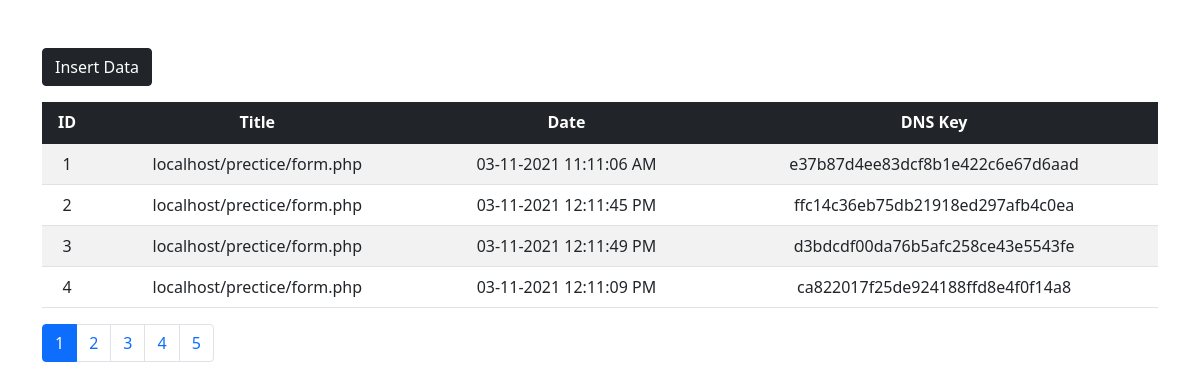
The page / on the database its author committed.
### tables this page shows
CREATE TABLE `pagi` (
  `ID` int(11) NOT NULL,
  `Title` varchar(255) NOT NULL,
  `Date` varchar(255) NOT NULL,
  `DNS_Key` varchar(255) NOT NULL
);

### index.php (the view, shortened to what this page needs)
<?php
include './db.php';
$startPage = 0;
$perpage = 4;
$currentPage = 1;
$total_records = mysqli_num_rows(mysqli_query($connnect, "SELECT * FROM pagi"));
$pagenumbers = ceil($total_records / $perpage);
$query = "SELECT * FROM pagi LIMIT $startPage,$perpage";
$stm = mysqli_query($connnect, $query);
?>
<!DOCTYPE html>
<html lang="en">
<head>
    <link href="https://cdn.jsdelivr.net/npm/bootstrap@5.1.3/dist/css/bootstrap.min.css" rel="stylesheet">
</head>
<body>
    <div class="container mt-5">
        <p><a href="./form.php" class="btn btn-dark"> Insert Data </a></p>
        <div class="table-responsive">
            <table class="table table-striped text-center">
                <thead class="bg-dark text-white">
                    <tr>
                        <th scope="col">ID</th>
                        <th scope="col">Title</th>
                        <th scope="col">Date</th>
                        <th scope="col">DNS Key</th>
                    </tr>
                </thead>
                <tbody>
                    <?php
                    if (mysqli_num_rows($stm) > 0) {
                        while ($data = mysqli_fetch_assoc($stm)) {
                            echo '<tr>
                            <td>' . $data['ID'] . '</td>
                            <td>' . $data['Title'] . '</td>
                            <td>' . $data['Date'] . '</td>
                            <td>' . $data['DNS_Key'] . '</td>
                            </tr>';
                        }
                    } else {
                        echo '<tr><td colspan="5">No Record Found</td></tr>';
                    }
                    ?>
                </tbody>
            </table>
        </div>
        <div class="pagination">
            <?php for ($i = 1; $i <= $pagenumbers; $i++) {
                $active = '';
                if ($currentPage == $i) {
                    $active = 'active';
                }
                echo '<p class="page-item ' . $active . '"><a href="?page=' . $i . '" class="page-link">' . $i . '</a></p>';
            } ?>
        </div>
    </div>
</body>
</html>

### rows shown on the page
pagi: ID "1", Title "localhost/prectice/form.php", Date "03-11-2021 11:11:06 AM", DNS_Key "e37b87d4ee83dcf8b1e422c6e67d6aad"
pagi: ID "2", Title "localhost/prectice/form.php", Date "03-11-2021 12:11:45 PM", DNS_Key "ffc14c36eb75db21918ed297afb4c0ea"
pagi: ID "3", Title "localhost/prectice/form.php", Date "03-11-2021 12:11:49 PM", DNS_Key "d3bdcdf00da76b5afc258ce43e5543fe"
pagi: ID "4", Title "localhost/prectice/form.php", Date "03-11-2021 12:11:09 PM", DNS_Key "ca822017f25de924188ffd8e4f0f14a8"
